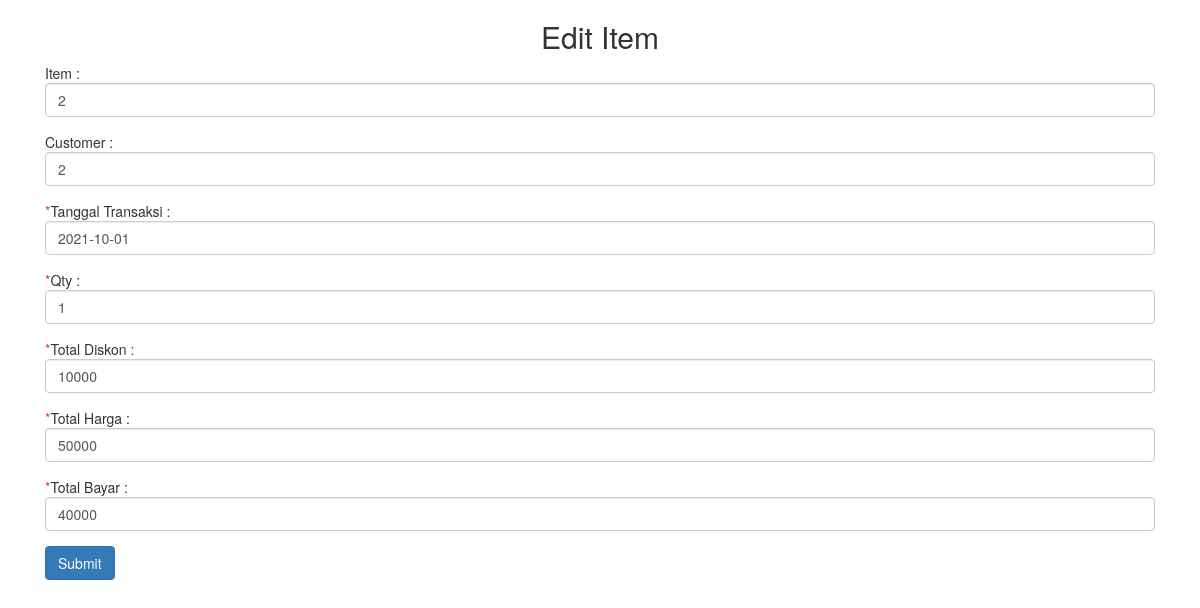
The app's page /sales/edit/1 with its own data.
### tables this page shows
CREATE TABLE `sales` (
  `code_transaksi` int(11) NOT NULL,
  `tanggal_transaksi` date NOT NULL,
  `item` int(11) NOT NULL,
  `qty` int(11) NOT NULL,
  `total_diskon` int(11) NOT NULL,
  `total_harga` int(11) NOT NULL,
  `total_bayar` int(11) NOT NULL,
  `customer` int(11) NOT NULL
);

### application/models/Model_sales.php (called while the page is built, shortened)
<?php
class Model_sales extends CI_Model
{
    function get_saleS($code_transaksi)
    {
        return $this->db->get_where('sales',array('code_transaksi'=>$code_transaksi))->row_array();
    }
}

### application/controllers/Sales.php (called while the page is built, shortened)
<?php
class Sales extends CI_Controller{
    function __construct()
    {
        $this->load->model('Model_sales');
    }
    function edit($code_transaksi)
    {
        $data['sales'] = $this->Model_sales->get_sales($code_transaksi);
        if(isset($data['sales']['code_transaksi']))
        {
            $this->load->library('form_validation');
			$this->form_validation->set_rules('tanggal_transaksi','Tanggal Transaksi','required');
			$this->form_validation->set_rules('qty','Qty','required|integer');
			$this->form_validation->set_rules('total_diskon','Total Diskon','required|integer');
			$this->form_validation->set_rules('total_harga','Total Harga','required|integer');
			$this->form_validation->set_rules('total_bayar','Total Bayar','required|integer');
			if($this->form_validation->run())
            {
                $params = array(
					'item' => $this->input->post('item'),
					'customer' => $this->input->post('customer'),
					'tanggal_transaksi' => $this->input->post('tanggal_transaksi'),
					'qty' => $this->input->post('qty'),
					'total_diskon' => $this->input->post('total_diskon'),
					'total_harga' => $this->input->post('total_harga'),
					'total_bayar' => $this->input->post('total_bayar'),
                );
                $this->Model_sales->update_sales($code_transaksi,$params);
                redirect('sales/index');
            }
            else
            {
				$this->load->model('Model_item');
				$data['all_item'] = $this->Model_item->get_all_item();
				$this->load->model('Model_customer');
				$data['all_customer'] = $this->Model_customer->get_all_customer();
                $data['_view'] = 'sales/edit';
                $this->load->view('layouts/main',$data);
            }
        }
        else
            show_error('The sales you are trying to edit does not exist.');
    }
}

### index.php (called while the page is built, shortened)
<?php
require_once BASEPATH.'core/CodeIgniter.php';

### application/models/Model_item.php (called while the page is built, shortened)
<?php
class Model_item extends CI_Model
{
    function get_all_item()
    {
        $this->db->order_by('id', 'desc');
        return $this->db->get('item')->result_array();
    }
}

### application/models/Model_customer.php (called while the page is built, shortened)
<?php
class Model_customer extends CI_Model
{
    function get_all_customer()
    {
        $this->db->order_by('id', 'desc');
        return $this->db->get('customer')->result_array();
    }
}

### application/views/sales/edit.php (the view, shortened to what this page needs)
<?php echo form_open('sales/edit/'.$sales['code_transaksi']); ?>
<head>
  <link rel="stylesheet" href="https://maxcdn.bootstrapcdn.com/bootstrap/3.4.1/css/bootstrap.min.css">
</head>
<body>
<h2 class="text-center">Edit Item</h2>
<div class="container" >
	<form>
	<div class="form-group">
		Item :
		<select name="item" class="form-control">
			<?php
			foreach($all_item as $item)
			{
				$selected = ($item['id'] == $sales['item']) ? ' selected="selected"' : "";
				echo '<option value="'.$item['id'].'" '.$selected.'>'.$item['id'].'</option>';
			}
			?>
		</select>
	</div>
	<div class="form-group">
		Customer :
		<select name="customer" class="form-control">
			<?php
			foreach($all_customer as $customer)
			{
				$selected = ($customer['id'] == $sales['customer']) ? ' selected="selected"' : "";
				echo '<option value="'.$customer['id'].'" '.$selected.'>'.$customer['id'].'</option>';
			}
			?>
		</select>
	</div>
	<div class="form-group">
		<span class="text-danger">*</span>Tanggal Transaksi :
		<input type="text" class="form-control" name="tanggal_transaksi" value="<?php echo ($this->input->post('tanggal_transaksi') ? $this->input->post('tanggal_transaksi') : $sales['tanggal_transaksi']); ?>" />
	</div>
	<div class="form-group">
		<span class="text-danger">*</span>Qty :
		<input type="text" class="form-control" name="qty" value="<?php echo ($this->input->post('qty') ? $this->input->post('qty') : $sales['qty']); ?>" />
	</div>
	<div class="form-group">
		<span class="text-danger">*</span>Total Diskon :
		<input type="text" class="form-control" name="total_diskon" value="<?php echo ($this->input->post('total_diskon') ? $this->input->post('total_diskon') : $sales['total_diskon']); ?>" />
	</div>
	<div class="form-group">
		<span class="text-danger">*</span>Total Harga :
		<input type="text" class="form-control" name="total_harga" value="<?php echo ($this->input->post('total_harga') ? $this->input->post('total_harga') : $sales['total_harga']); ?>" />
	</div>
	<div class="form-group">
		<span class="text-danger">*</span>Total Bayar :
		<input type="text" class="form-control" name="total_bayar" value="<?php echo ($this->input->post('total_bayar') ? $this->input->post('total_bayar') : $sales['total_bayar']); ?>" />
	</div>
	<button type="submit" class="btn btn-primary">Submit</button>
</form>
</div>
<?php echo form_close(); ?>

### records on screen
sales: tanggal_transaksi "2021-10-01", qty "1", total_diskon "10000", total_harga "50000", total_bayar "40000"

### other values on screen
form field item "2"
form field customer "2"
